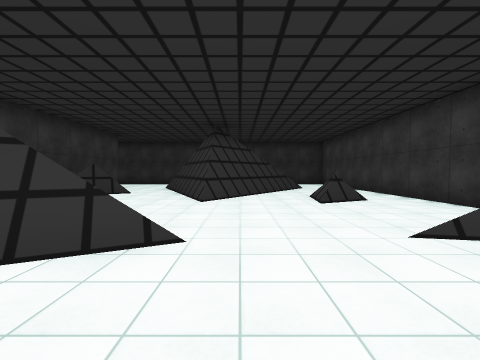
view 1 (above)

17 first-person views from a walk through a scene from a Unity 3-D project. The camera is 1.4 m above the floor, tilts 2° down and sees 90° across. The floor is counted in squares, 2 m on a side. Each view is taken from the middle of a square. On the plan, view 1 faces up. The plan holds only what a view shows up to about 9 squares ahead; the rest is blank. The place goes on beyond the plan. The player is left out. Surface patterns are stand-ins for the level's own textures.

view 2
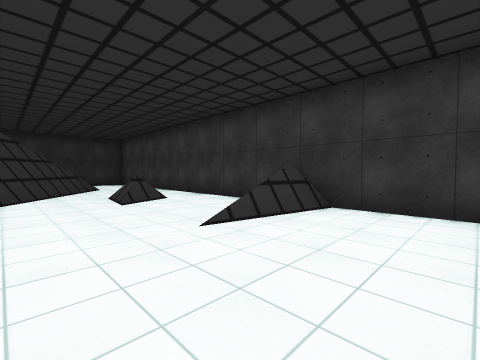

view 3
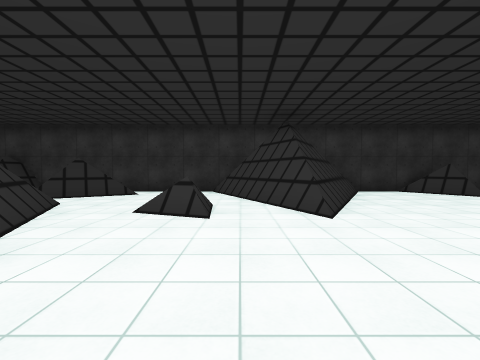

view 4
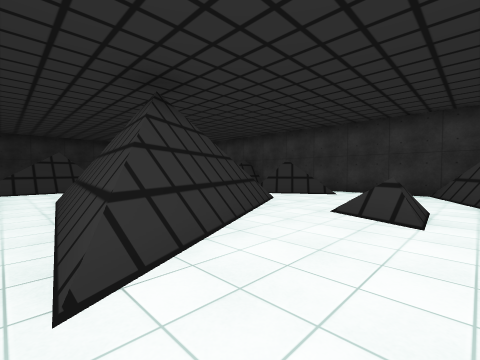

view 5
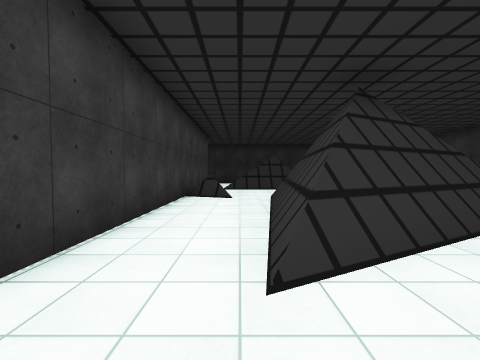

view 6
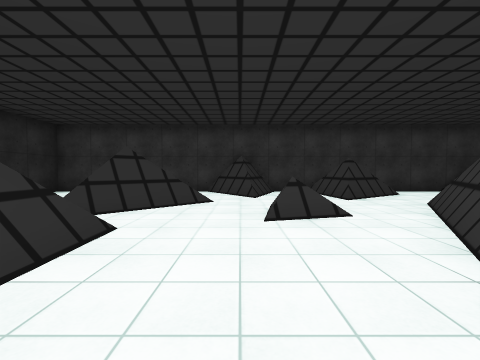

view 7
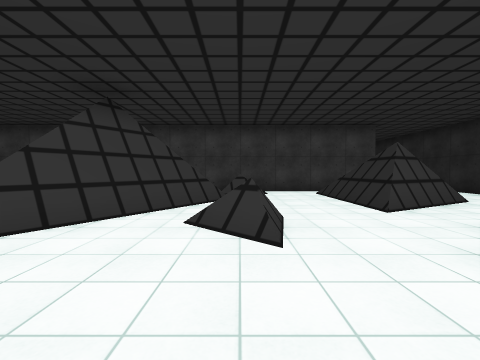

view 8
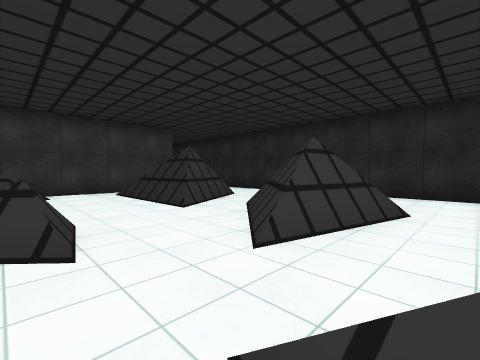

view 9
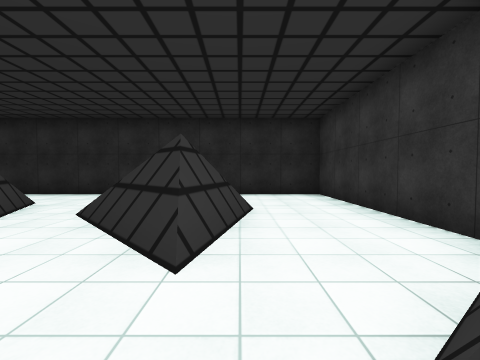

view 10
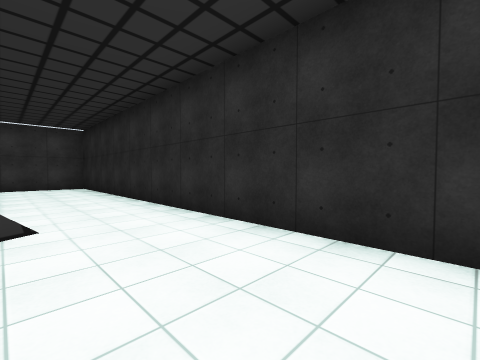

view 11
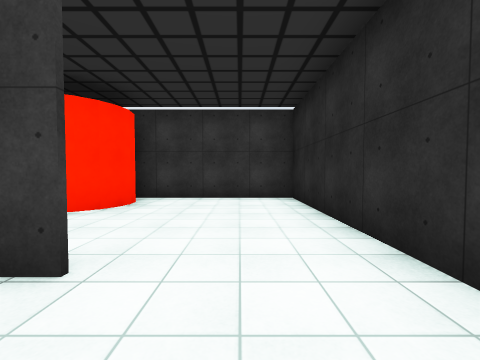

view 12
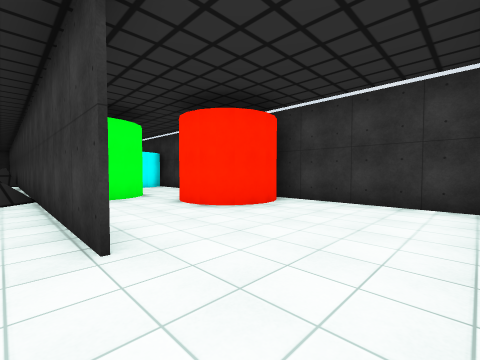

view 13
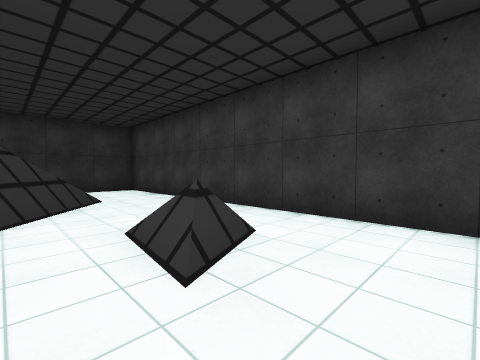

view 14
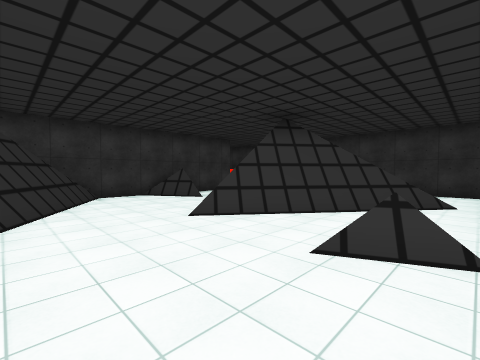

view 15
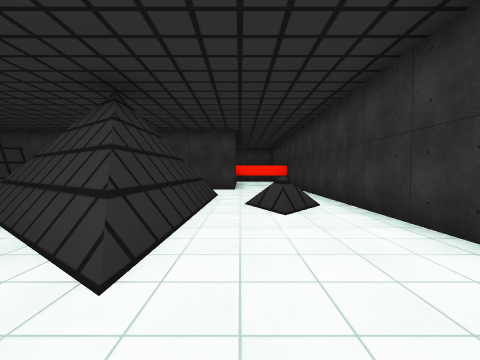

view 16
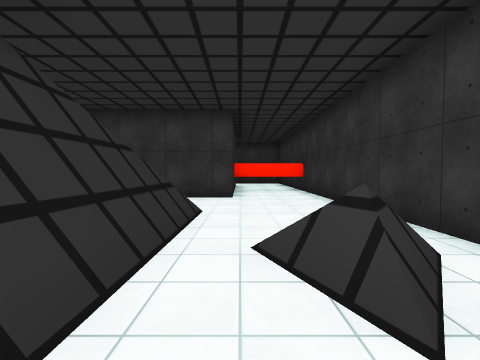

view 17
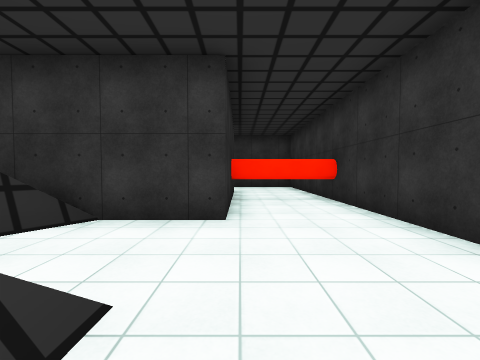

### Floor plan
Ten units are one square. View 1 is at (0, 0); x grows to the right and y downward. Boxes are objects, and circles mark ways between rooms. Rooms are numbered by the first view taken in them; rooms with no view inside come last. Other rooms are left out.
<svg viewBox="-90 -139 189 278">
<path fill="none" stroke="#000" d="M-8 -4 -11 5M-19 -24 -28 -19M25 8 18 55M27 -60 23 -58M-2 22 23 9 17 50M0 23 24 11M-8 -65 -21 -91M-1 -69 -9 -59 -23 -90M-49 -41 -30 -30M-52 -45 -15 -24 -26 -19M-37 -79 -55 -67M-43 -78 -50 -73M46 54 46 -56M-55 -81 -55 -41M14 12 25 6M-19 -3 -8 -4M25 21 22 44M-6 22 11 14M31 -60 20 -54M-53 -48 -10 -23M-54 -50 -8 -24 -26 -16M34 55 44 59M-12 63 -8 58M21 55 -20 28M17 50 -13 30M-23 83 -9 98M-24 87 -14 96M12 101 5 88 31 87M16 104 8 90 27 90M38 65 36 57M-31 42 -52 45M-35 40 -47 42M46 94 46 54M-55 41 -55 63 -43 68M-6 65 -15 63 -6 65M4 86 35 86M-15 63 -8 55 -6 65M-11 93 -5 98M-24 79 -13 90M-41 70 -36 67M44 59 38 65M-55 61 -35 68M16 110 12 101M46 109 46 94M-27 101 -23 83M-30 105 -24 79M72 93 69 86M76 96 70 90M80 97 71 92 69 84 70 80M86 96 82 97 78 96M-35 65 -54 79M-43 68 -53 75M-55 74 -55 134 94 134 94 90M24 -102 -1 -69M23 -58 23 -62M-15 -99 18 -98 -8 -65M-4 -118 -9 -116M-16 -100 22 -99M46 -56 46 -133 -6 -133M0 -118 -9 -113M20 -54 21 -65M-16 -102 25 -101M-28 -100 -16 -100M-27 -99 -15 -99M-52 -85 -47 -82M-6 -133 -85 -133M-77 -134 -77 -108 -55 -108 -55 -81M-30 -102 -16 -102M-43 25 -31 42M-43 29 -35 40M-55 -11 -55 41M-17 30 -2 22M-26 -19 -52 -6M-13 30 0 23M-21 30 -9 24M-26 -16 -51 -4M65 66 58 67"/>
<circle cx="30" cy="50" r="3" fill="#2a7"/>
<circle cx="10" cy="-60" r="3" fill="#2a7"/>
<circle cx="40" cy="-60" r="3" fill="#2a7"/>
<circle cx="-30" cy="-80" r="3" fill="#2a7"/>
<circle cx="-15" cy="-10" r="3" fill="#2a7"/>
<circle cx="-15" cy="10" r="3" fill="#2a7"/>
<circle cx="-30" cy="80" r="3" fill="#2a7"/>
<circle cx="0" cy="110" r="3" fill="#2a7"/>
<circle cx="40" cy="100" r="3" fill="#2a7"/>
<circle cx="60" cy="85" r="3" fill="#2a7"/>
<circle cx="-10" cy="-110" r="3" fill="#2a7"/>
<text x="10" y="-20">1</text>
<text x="0" y="70">2</text>
<text x="20" y="110">3</text>
<text x="20" y="-90">4</text>
<text x="-40" y="-110">5</text>
<text x="-40" y="10">6</text>
<text x="60" y="70">7</text>
</svg>
Room 1 opens to room 2. Room 1 opens to room 4. Room 1 opens to room 5. Room 1 opens to room 6. Room 2 opens to room 3. Room 3 opens to room 7. Room 4 opens to room 5.

Where each view was taken, in squares from view 1:
view 1: 0 up, 0 right, facing up
view 2: 0 up, 0 right, facing up-right
view 3: 1 up, 3 right, facing left
view 4: 1 up, 3 right, facing down-left
view 5: 1 up, 3 right, facing down
view 6: 7 down, 3 right, facing left
view 7: 6 down, 4 left, facing right
view 8: 6 down, 4 left, facing down-right
view 9: 6 down, 3 left, facing down
view 10: 11 down, 2 left, facing down-right
view 11: 12 down, 3 right, facing right
view 12: 13 down, 4 right, facing up-right
view 13: 4 up, 1 right, facing up-right
view 14: 3 up, 3 right, facing up-left
view 15: 11 up, 4 right, facing left
view 16: 11 up, 1 right, facing left
view 17: 11 up, 2 left, facing left
